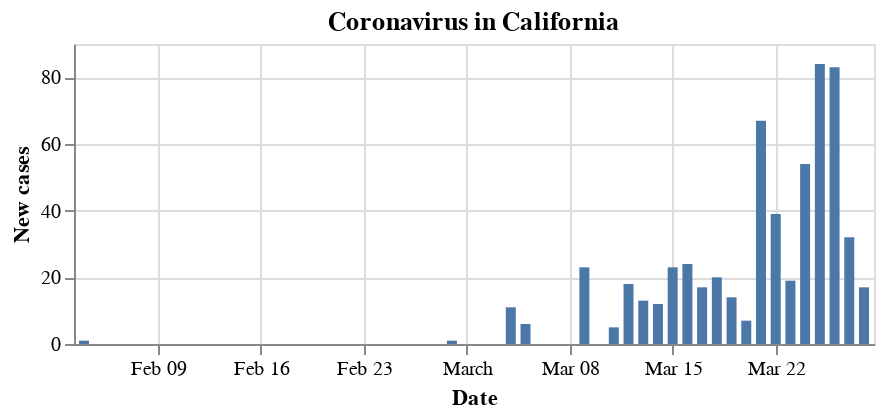

Notebook cell for this chart:
### Code cell
alt.Chart(data[['Date', 'New cases']], height=150).mark_bar().encode(
    x='Date',
    y='New cases',
    tooltip=['Date','New cases']
).properties(
    title='Coronavirus in California'
)

### Figure 1 — Vega-Lite specification as saved in the notebook (floating-point values rounded to 4 significant figures)
{"$schema": "https://vega.github.io/schema/vega-lite/v3.4.0.json", "config": {"mark": {"tooltip": null}, "view": {"height": 300, "width": 400}}, "data": {"name": "data-701a7890134a0bf5fe681ba29cfd8484"}, "datasets": {"data-701a7890134a0bf5fe681ba29cfd8484": [{"Date": "2020-01-31T00:00:00", "New cases": null}, {"Date": "2020-02-04T00:00:00", "New cases": 1}, {"Date": "2020-02-29T00:00:00", "New cases": 1}, {"Date": "2020-03-04T00:00:00", "New cases": 11}, {"Date": "2020-03-05T00:00:00", "New cases": 6}, {"Date": "2020-03-09T00:00:00", "New cases": 23}, {"Date": "2020-03-11T00:00:00", "New cases": 5}, {"Date": "2020-03-12T00:00:00", "New cases": 18}, {"Date": "2020-03-13T00:00:00", "New cases": 13}, {"Date": "2020-03-14T00:00:00", "New cases": 12}, {"Date": "2020-03-15T00:00:00", "New cases": 23}, {"Date": "2020-03-16T00:00:00", "New cases": 24}, {"Date": "2020-03-17T00:00:00", "New cases": 17}, {"Date": "2020-03-18T00:00:00", "New cases": 20}, {"Date": "2020-03-19T00:00:00", "New cases": 14}, {"Date": "2020-03-20T00:00:00", "New cases": 7}, {"Date": "2020-03-21T00:00:00", "New cases": 67}, {"Date": "2020-03-22T00:00:00", "New cases": 39}, {"Date": "2020-03-23T00:00:00", "New cases": 19}, {"Date": "2020-03-24T00:00:00", "New cases": 54}, {"Date": "2020-03-25T00:00:00", "New cases": 84}, {"Date": "2020-03-26T00:00:00", "New cases": 83}, {"Date": "2020-03-27T00:00:00", "New cases": 32}, {"Date": "2020-03-28T00:00:00", "New cases": 17}]}, "encoding": {"tooltip": [{"field": "Date", "type": "temporal"}, {"field": "New cases", "type": "quantitative"}], "x": {"field": "Date", "type": "temporal"}, "y": {"field": "New cases", "type": "quantitative"}}, "height": 150, "mark": "bar", "title": "Coronavirus in California"}
